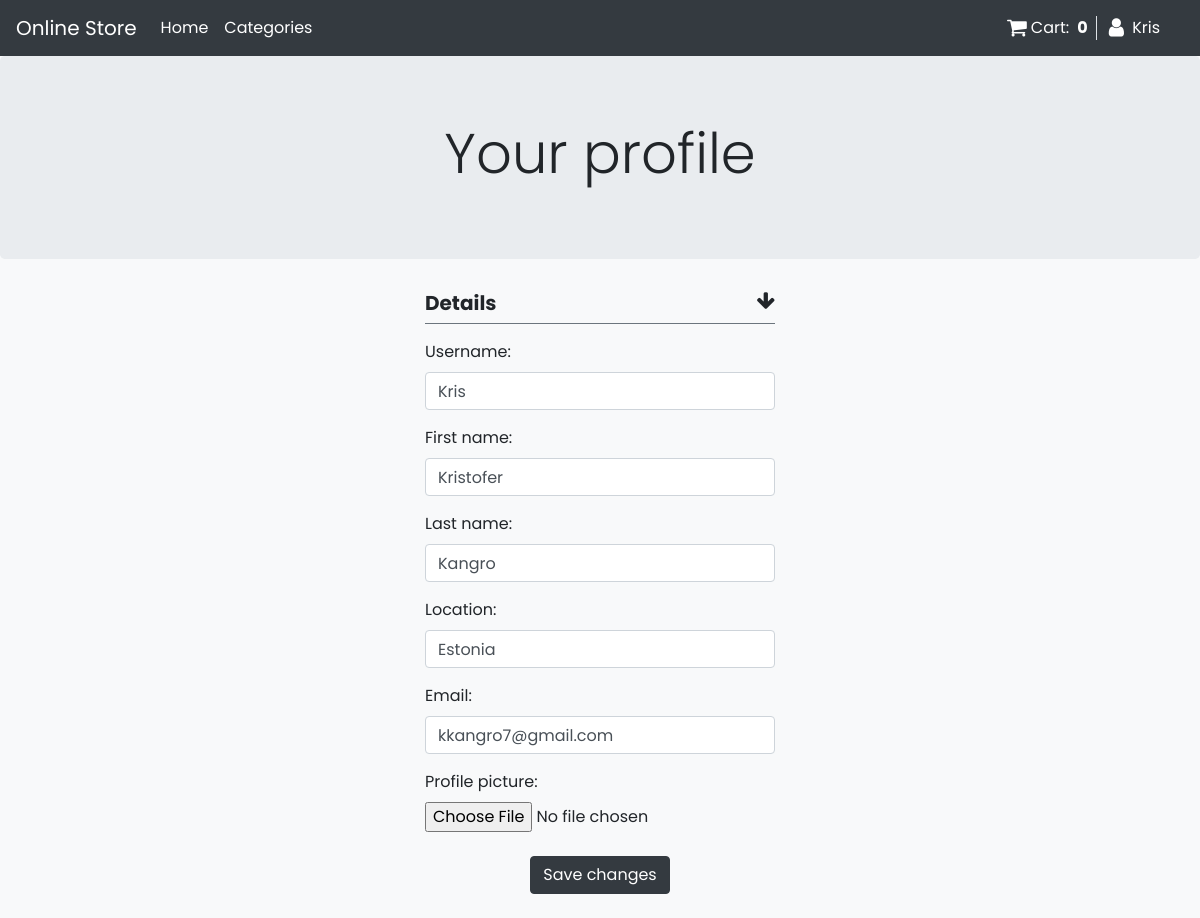
The app's page /profile/edit/12 (signed in) with its own data.
### my_store/models.py (models this page shows, shortened)
class Profile(models.Model):
    user = models.OneToOneField(User, on_delete=models.CASCADE)
    first_name = models.CharField(max_length=30, blank=True, null=True)
    last_name = models.CharField(max_length=30, blank=True, null=True)
    location = models.CharField(max_length=300, blank=True, null=True)
    email = models.EmailField(max_length=250, blank=True, null=True)
    profile_picture = models.ImageField(blank=True, null=True)

### my_store/views.py (the view)
# urls.py: path('profile/edit/<int:pk>', views.profile_update_view, name='profile_update_view'),
def profile_update_view(request, pk):
    if request.method == 'POST':
        user_profile_form = UserProfileUpdateForm(data=request.POST, files=request.FILES, instance=request.user.profile)
        user_form = UserUpdateForm(data=request.POST, instance=request.user)
        if user_form.is_valid() and user_profile_form.is_valid():
            uform = user_form.save()
            upform = user_profile_form.save(commit=False)
            upform.user = uform
            upform.save()
            return redirect('profile_view', request.user.profile.id)
    else:
        user_profile_form = UserProfileUpdateForm(instance=request.user.profile)
        user_form = UserUpdateForm(instance=request.user)
        context = {
            'user_form': user_form,
            'user_profile_form': user_profile_form
        }
        return render(request, 'profile/user_profile_update_view.html', context)

### my_store/forms.py
class UserUpdateForm(forms.ModelForm):
    username = forms.CharField(max_length=15,
                               widget=forms.TextInput(attrs={'class': 'form-control', 'id': 'Username'}))
    class Meta:
        model = User
        fields = ('username',)

class UserProfileUpdateForm(forms.ModelForm):
    class Meta:
        model = Profile
        fields = (
            'first_name',
            'last_name',
            'location',
            'email',
            'profile_picture'
        )
        widgets = {
            'first_name': forms.TextInput(attrs={'class': 'form-control'}),
            'last_name': forms.TextInput(attrs={'class': 'form-control'}),
            'location': forms.TextInput(attrs={'class': 'form-control'}),
            'email': forms.EmailInput(attrs={'class': 'form-control'}),
            'profile_picture': forms.FileInput(attrs={'class ': 'form-control-file'}),
        }

### my_store/templatetags/cart_template_tag.py (called while the page is built)
@register.filter
def cart_item_count(user):
    if user.is_authenticated:
        qs = Order.objects.filter(user=user, ordered=False)
        if qs.exists():
            return qs[0].items.count()
    return 0

### my_store/templates/profile/user_profile_update_view.html (shortened to what this page needs)
{% extends 'base.html' %}
{% block header %} Your profile {% endblock %}
{% block content %}
<form method="post" enctype="multipart/form-data">{% csrf_token %}
<div class="container pt-4">
        <div class="row justify-content-center">
            <div class="col-lg-4 ">
                    <div class="title">
                        <h5 class="font-weight-bold border-bottom border-secondary pb-2 pt-2">Details<i class="fa fa-arrow-down float-right" aria-hidden="true"></i></h5>
                    </div>
                <div class="form-group  pt-2">
                    {{ user_form.username.label_tag }}
                    {{ user_form.username }}
                </div>
                {% for field in user_profile_form %}
                    <div class="form-group ">
                        {{ field.label_tag }}
                        {{ field }}
                    </div>
                {% endfor %}
                <div class="row justify-content-center pt-2 pb-4">
                    <input type="submit" class="btn btn-dark" value="Save changes">
                </div>
            </div>
        </div>
</div>
</form>
{% endblock %}

### my_store/templates/base.html (shortened to what this page needs)
<!DOCTYPE html>
<html lang="en">
{% load static %}
{% load cart_template_tag %}
<head>
    <link rel="stylesheet" href="https://cdn.jsdelivr.net/npm/bootstrap@4.6.0/dist/css/bootstrap.min.css">
    <link rel="stylesheet" href="https://cdnjs.cloudflare.com/ajax/libs/font-awesome/4.7.0/css/font-awesome.min.css">
    <link rel="stylesheet" href="{% static 'my_store/css/stylesheet.css' %}">
</head>
<nav class="navbar navbar-expand-lg navbar-dark bg-dark">
    <a class="navbar-brand" href="{% url 'products' %}">Online Store</a>
    <div class="navbar-collapse collapse" id="navbarSupportedContent">
        <ul class="navbar-nav ">
            <li class="nav-item active">
                <a class="nav-link " href="{% url 'products' %}">Home <span class="sr-only">(current)</span></a>
            </li>
        </ul>
        <ul class="navbar-nav mr-auto">
            <li class="nav-item dropdown">
                <a class="nav-link active" href="#" id="navbarDropdown" role="button" data-toggle="dropdown" aria-haspopup="true" aria-expanded="false">
                    Categories
                </a>
            </li>
        </ul>
        <ul class="navbar-nav ">
            <li class="nav-item ">
                <div class="border-right">
                    <a class="text-white mr-2" href="{% url 'shopping_cart' %}">
                     <i class="fa fa-shopping-cart fa-lg mr-1 " aria-hidden="true"></i>Cart:
                        <div class="font-weight-bold float-right mr-2">
                            {{ request.user | cart_item_count }}
                        </div>
                    </a>
                </div>
            </li>
        </ul>
        {% if user.is_authenticated %}
        <ul class="navbar-nav">
            <li class="nav-item dropdown  ml-1">
                <a class="nav-link text-white" href="#" id="UserDropdown" role="button" data-toggle="dropdown">
                    <i class="fa fa-user fa-lg mr-1" aria-hidden="true"></i>
                    {{ user | title }}
                </a>
            </li>
        </ul>
        {% endif %}
    </div>
</nav>
<div class="jumbotron mb-0 " style="text-align: center;">
        <div class="container">
            <h1 class="display-4">
                {% block header %}{% endblock %}
            </h1>
        </div>
</div>
<body class="bg-light" style="">
{% block content %}
{% endblock %}
</body>
</html>

### my_store/templates/base.html (style rules this page uses)
body { font-family: 'Poppins', sans-serif; }

### records on screen
Profile: user_profile_form "Kristofer" "Kangro" "Estonia" "kkangro7@gmail.com"

### other values on screen
{{ request.user | cart_item_count }} "0"
{{ user | title }} "Kris"
{{ user_form.username.label_tag }} "Username:"
{{ field.label_tag }} "First name:" "Last name:" "Location:" "Email:" "Profile picture:"
